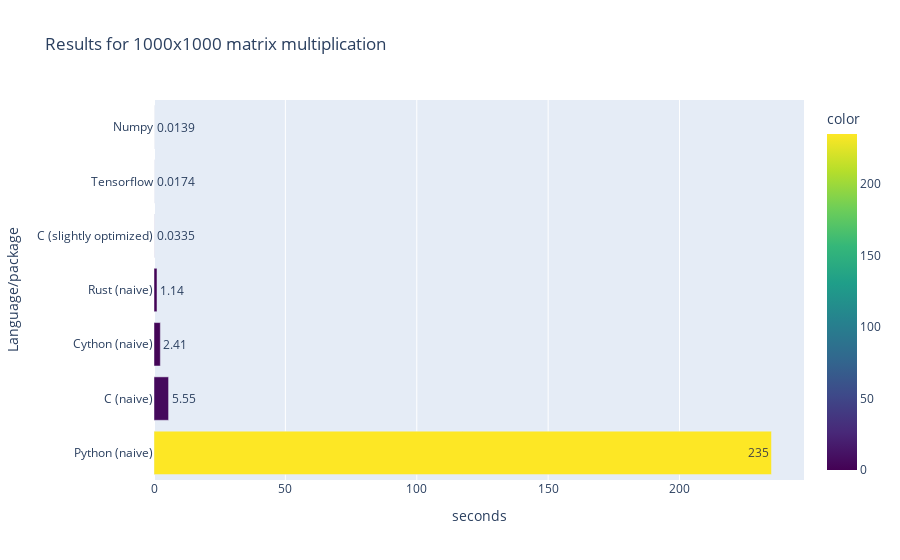

Notebook cell for this chart:
### Code cell
# bar chart
fig = px.bar(df.iloc[2].sort_values(ascending=False), x=df.index[2], 
             barmode='group', title='Results for 1000x1000 matrix multiplication', color_continuous_scale='Viridis', 
             color=df.iloc[2].sort_values(ascending=False), text_auto=True)
# x-axis label = "seconds"
fig.update_xaxes(title_text='seconds')
# y-axis label = "Language/package"
fig.update_yaxes(title_text='Language/package')
fig.show()

### Figure 1 — Plotly figure (JSON) as saved in the notebook; plotly's stock layout.template omitted (floating-point values rounded to 4 significant figures)
{"data": [{"alignmentgroup": "True", "hovertemplate": "1000x1000=%{x}<br>index=%{y}<br>color=%{marker.color}<extra></extra>", "legendgroup": "", "marker": {"color": [235, 5.55, 2.41, 1.14, 0.0335, 0.0174, 0.0139], "coloraxis": "coloraxis", "pattern": {"shape": ""}}, "name": "", "offsetgroup": "", "orientation": "h", "showlegend": false, "textposition": "auto", "texttemplate": "%{x}", "type": "bar", "x": [235, 5.55, 2.41, 1.14, 0.0335, 0.0174, 0.0139], "xaxis": "x", "y": ["Python (naive)", "C (naive)", "Cython (naive)", "Rust (naive)", "C (slightly optimized)", "Tensorflow", "Numpy"], "yaxis": "y"}], "layout": {"barmode": "group", "coloraxis": {"colorbar": {"title": {"text": "color"}}, "colorscale": [[0, "#440154"], [0.1111, "#482878"], [0.2222, "#3e4989"], [0.3333, "#31688e"], [0.4444, "#26828e"], [0.5556, "#1f9e89"], [0.6667, "#35b779"], [0.7778, "#6ece58"], [0.8889, "#b5de2b"], [1, "#fde725"]]}, "legend": {"tracegroupgap": 0}, "title": {"text": "Results for 1000x1000 matrix multiplication"}, "xaxis": {"anchor": "y", "domain": [0, 1], "title": {"text": "seconds"}}, "yaxis": {"anchor": "x", "domain": [0, 1], "title": {"text": "Language/package"}}}}
